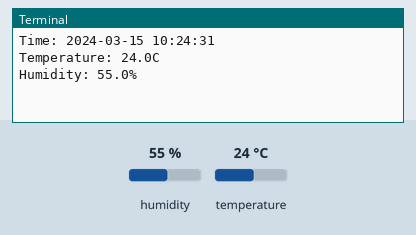
Recording of a program running on a simulated Raspberry Pi (BCM pin numbers). Parts: the last lines printed to the terminal. The inputs (shaded band) are chosen by the test bench; at power-on: humidity 55 %, temperature 24 °C. The clock reads 2024-03-15 10:24:30 at power-on unless the program sets it; files the program writes start out absent; the desktop window is not drawn, its controls go by their first labels and the mouse button is held 0.15 s; threads take turns every 2 ms.

Above: at 1.2 s.
1.3 s: humidity set to 22 %
At 2.6 s:
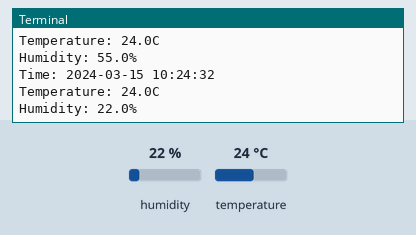
2.8 s: temperature set to 12 °C
At 4.1 s:
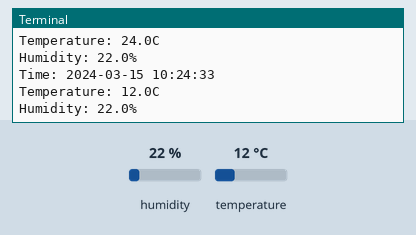
4.3 s: humidity set to 40 %
At 5.3 s:
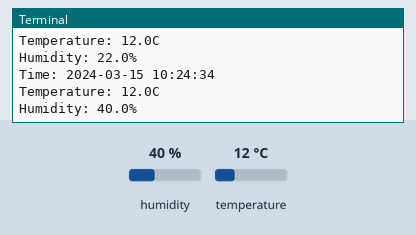
Timing chart, 0 to 7.3 s (numbered marks = the images above; inputs shaded):
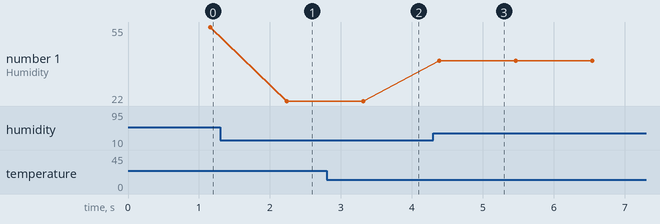

Measured:
- after the input at 1.3 s, the terminal: prints a new line after 0.94 s (image 1)
- after the input at 2.8 s, the terminal: prints a new line after 0.51 s (image 2)
- after the input at 4.3 s, the terminal: prints a new line after 0.09 s (image 3)
- plotted number 1: 55 → 22 after the input at 1.3 s

The program:

dht11_sensor.py
```python
import RPi.GPIO as GPIO
import dht11
import time
import datetime
import csv
import tkinter as tk
from tkinter import messagebox
import threading

# GPIO setup
GPIO.setwarnings(False)
GPIO.setmode(GPIO.BCM)

# GPIO pin 17
sensor = dht11.DHT11(pin=17)

#reading of sensor function
def sensor_reading():
    while not exit_event.is_set():
        try:
            time.sleep(1)  # wait
            s_reading = sensor.read()
            if s_reading.is_valid():
                time_mark = datetime.datetime.now().strftime('%Y-%m-%d %H:%M:%S')
                temp = s_reading.temperature
                humidity = s_reading.humidity

                # Print sensor data
                print(f"Time: {time_mark}")
                print(f"Temperature: {temp}C")
                print(f"Humidity: {humidity}%")

                # Send sensor data to CSV file
                with open("s_results.csv", mode="a", newline='') as file:
                    writer = csv.writer(file)
                    writer.writerow([time_mark, temp, humidity])

            else:
                print("Sensor reading not found.")

        except Exception as e:
            print(f"Error: {e}")

def cleanup():
    GPIO.cleanup()

def finish():
    if messagebox.askokcancel("Exit", "The sensor reading will now end."):
        exit_event.set()  # Signal the thread to stop
        data_read.join()  # Wait for the thread to end
        cleanup()
        root.destroy()

# GUI setup
root = tk.Tk()
root.title('Temp/Humidity Sensor')

t_button = tk.Button(root, text='Click to test', command=lambda: messagebox.showinfo("Note", "Sensor Reading begins."))
t_button.pack(pady=20)

exit_button = tk.Button(root, text='Exit', command=finish)
exit_button.pack(pady=20)

# Start the sensor reading
exit_event = threading.Event()
data_read = threading.Thread(target=sensor_reading, daemon=True)
data_read.start()

root.protocol("WM_DELETE_WINDOW", finish)
root.mainloop()
```
